Frame 1 (no input): blank canvas, image omitted
Frame 60 (no input): blank canvas, image omitted
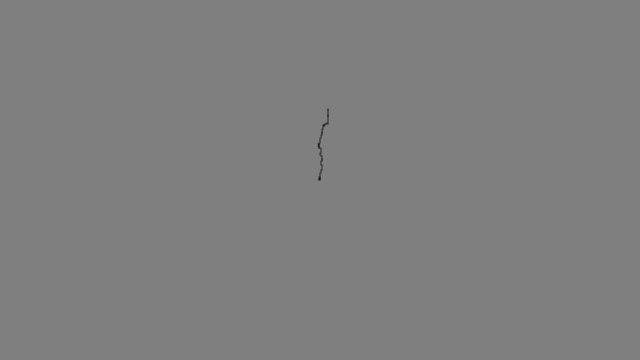
Frame 120 (the mouse pressed at the canvas centre since frame 60)

The p5.js sketch whose frames 1 and 60 were blank and that drew this single picture after the mouse press (run headless with seeded random() and noise() and a simulated clock; from frame 60 on, the mouse is pressed at the canvas centre):

// p5.js sketch
// ── sketch.js
// The Nature of Code
// Daniel Shiffman
// http://natureofcode.com

var walker;

function setup() {
  createCanvas(640,360);
  walker = new Walker();
  background(127);
}

function draw() {
  walker.step();
  walker.render();
}

function Walker() {
  this.x = width/2;
  this.y = height/2;

  this.render = function() {
    stroke(0);
    point(this.x,this.y);
  };

  this.step = function() {
    var choice = floor(random(10));
    if (choice === 0) {
      this.x++;
    } else if (choice == 1) {
      this.x--;
    } else if (choice == 2) {
      this.y++;
       } else if (choice == 1) {
      this.x--;
    } else if (choice == 2) {
      this.y++;
       } else if (choice == 1) {
      this.x--;
    } else if (choice == 2) {
      this.y++;
      
    } else {
      this.y--;
    }
    this.x = constrain(this.x,0,width-1);
    this.y = constrain(this.y,0,height-1);
  };
}
